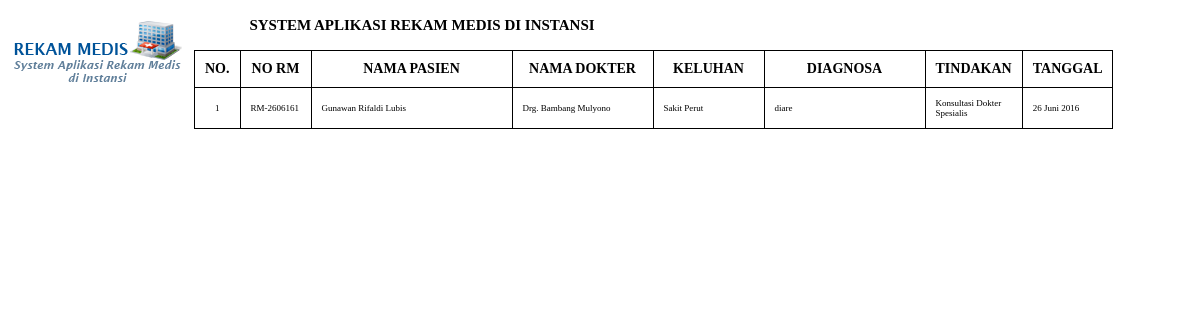
Screenshot of /laporan/rekammedik.php with the database file from the repository.
### tables this page shows
CREATE TABLE `rekammedik` (
  `id_rm` int(5) NOT NULL,
  `nomorRm` varchar(50) NOT NULL,
  `kodepasien` varchar(50) NOT NULL,
  `kodedokter` varchar(50) NOT NULL,
  `keluhan` varchar(150) NOT NULL,
  `diagnosa` varchar(150) NOT NULL,
  `tindakan` varchar(50) NOT NULL,
  `id_rs` int(5) NOT NULL,
  `spesialis` int(5) NOT NULL,
  `id_penyakit` int(5) NOT NULL,
  `jam` varchar(150) NOT NULL,
  `tgl` varchar(150) NOT NULL,
  `kodeuser` varchar(150) NOT NULL
);

CREATE TABLE `pegawai` (
  `id_pegawai` int(10) NOT NULL,
  `nip` varchar(50) NOT NULL,
  `kj` varchar(100) NOT NULL,
  `nama_pegawai` varchar(300) NOT NULL,
  `unit` varchar(150) NOT NULL,
  `jk` varchar(100) NOT NULL,
  `alamat` varchar(300) NOT NULL,
  `status_kel` varchar(50) NOT NULL,
  `tgl_lhr` date NOT NULL
);

CREATE TABLE `dokter` (
  `id_dokter` int(11) NOT NULL,
  `kodeDokter` varchar(50) NOT NULL,
  `nama_dokter` varchar(150) NOT NULL,
  `spesialis` varchar(150) NOT NULL,
  `jk` varchar(150) NOT NULL,
  `alamat` varchar(300) NOT NULL,
  `no_hp` varchar(15) NOT NULL,
  `kodeuser` varchar(150) NOT NULL
);

CREATE TABLE `tindakan` (
  `id_tindakan` int(11) NOT NULL,
  `nm_tindakan` varchar(300) NOT NULL,
  `ket` text NOT NULL,
  `lap` int(5) NOT NULL
);

### config/fungsi_indotgl.php (called while the page is built, shortened)
<?php
	function tgl_indo($tgl){
			$tanggal = substr($tgl,8,2);
			$bulan = getBulan(substr($tgl,5,2));
			$tahun = substr($tgl,0,4);
			return $tanggal.' '.$bulan.' '.$tahun;
	}
	function getBulan($bln){
				switch ($bln){
					case 6:
						return "Juni";
						break;
				}
			}
?>

### laporan/rekammedik.php (the view, shortened to what this page needs)
<?php
	include ("../config/fungsi_indotgl.php");
	?>
<!doctype html>
<html>
	<head>
		<link rel="stylesheet" type="text/css" href="../css/laporan.css">
	</head>
	<body>
		<div class="page">
		<div class="kop">
            <img src="../img/kop.png" id="kop">
            <div class="header2">
			<h2>SYSTEM APLIKASI REKAM MEDIS DI INSTANSI</h2>
		</div>
            <?php
			$tgl1=$_GET['tgl1'];
			$tgl2=$_GET['tgl2'];
			if($tgl1=='' AND $tgl2==''){
		?>
            </div>
		<table border="1px">
			<tr class="head">
				<td width="10">NO. </td><td width="50">NO RM</td><td width="180">NAMA PASIEN</td><td width="120">NAMA DOKTER</td><td width="90">KELUHAN</td><td style="width:140px;">DIAGNOSA</td><td width="50">TINDAKAN</td><td width="50">TANGGAL</td>
			</tr>
			<?php
					$query=mysql_query("SELECT * FROM rekammedik, pasien, pegawai, dokter WHERE rekammedik.kodepasien=pasien.kodePasien AND pasien.id_pegawai=pegawai.id_pegawai AND dokter.kodeDokter=rekammedik.kodedokter ORDER BY rekammedik.id_rm DESC");
					$no=1;
					while($r=mysql_fetch_array($query)){
					?>
						<tr bgcolor="#fff">
							<td align="center"><?php echo $no; ?></td><td><?php echo $r['nomorRm']; ?></td><td><?php echo $r['nama_pegawai']; ?></td><td><?php echo $r['nama_dokter']; ?></td><td><?php echo $r['keluhan']; ?></td><td><?php echo $r['diagnosa']; ?></td>
                            <td><?php $tindakan=$r['tindakan'];
                                $qutin=mysql_query("SELECT * FROM tindakan WHERE id_tindakan='$tindakan'");
                                $rt=mysql_fetch_array($qutin);
                                echo $rt['nm_tindakan'];
                                ?></td>
                            <td><?php echo tgl_indo($r['tgl']); ?></td>
						</tr>
					<?php
					$no++;
					}
					?>
		</table>
            <?php
            }
            ?>
		</div>
	</body>
</html>

### css/laporan.css (style rules this page uses)
* { padding:0px; margin:0px; }
body { font-family:tahoma, 'sans-serif'; }
#kop { float: left; }
.header2 { width: 650px; text-align: center; }
.kop { line-height:30px; }
.kop h2 { font-size: 15px; margin-top: 10px; }
table { border-collapse:collapse; margin-top: 10px; }
table .head td { background:#fff; text-align:center; font-size:14px; font-weight:bold; }
table tr td { border:1px solid #000; padding:10px; font-size:10px; }

### laporan/rekammedik.php (style rules this page uses)
table tr td { font-size: 9px; }

### rows the page displays
rekammedik: nomorRm "RM-2606161", pegawai.nama_pegawai "Gunawan Rifaldi Lubis", dokter.nama_dokter "Drg. Bambang Mulyono", keluhan "Sakit Perut", diagnosa "diare", tindakan.nm_tindakan "Konsultasi Dokter Spesialis", tgl "26 Juni 2016"
